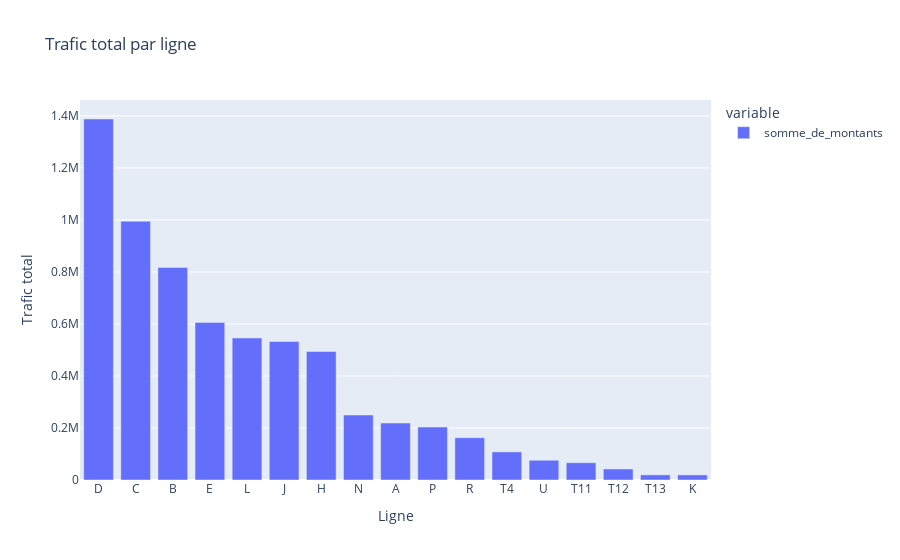

This figure's notebook cell:
### Code cell
# Trafic par ligne
if 'ligne' in df.columns:
    trafic_lignes = df.groupby('ligne')['somme_de_montants'].sum().sort_values(ascending=False)
    fig = px.bar(trafic_lignes, title="Trafic total par ligne")
    fig.update_layout(xaxis_title='Ligne', yaxis_title='Trafic total')
    fig.show()

### Figure 1 — Plotly figure (JSON) as saved in the notebook; plotly's stock layout.template omitted (floating-point values rounded to 4 significant figures)
{"data": [{"hovertemplate": "variable=somme_de_montants<br>ligne=%{x}<br>value=%{y}<extra></extra>", "legendgroup": "somme_de_montants", "marker": {"color": "#636efa", "pattern": {"shape": ""}}, "name": "somme_de_montants", "orientation": "v", "showlegend": true, "textposition": "auto", "type": "bar", "x": ["D", "C", "B", "E", "L", "J", "H", "N", "A", "P", "R", "T4", "U", "T11", "T12", "T13", "K"], "xaxis": "x", "y": [1388266, 995146, 817598, 606111, 546296, 532292, 494106, 249962, 219078, 203572, 162545, 107932, 75903, 66430, 42451, 19633, 19500], "yaxis": "y"}], "layout": {"barmode": "relative", "legend": {"title": {"text": "variable"}, "tracegroupgap": 0}, "title": {"text": "Trafic total par ligne"}, "xaxis": {"anchor": "y", "domain": [0, 1], "title": {"text": "Ligne"}}, "yaxis": {"anchor": "x", "domain": [0, 1], "title": {"text": "Trafic total"}}}}
